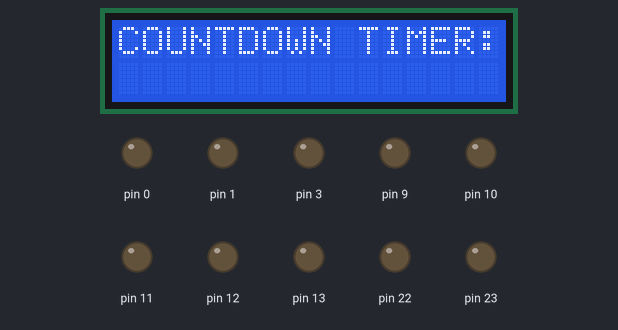
Recording of a sketch running on a simulated Arduino Uno, built with avr-gcc and run on an emulated ATmega328P. Parts: 16×2 character LCD, output pins drawn as LEDs (lit = HIGH). Wiring (inferred from the signals the program sends): character LCD (HD44780): RS pin 2; E pin 8; data pin 4, pin 5, pin 6, pin 7. Pins used as bus, display or sensor lines are not drawn.

Above: at 0.2 s.
At 8.1 s:
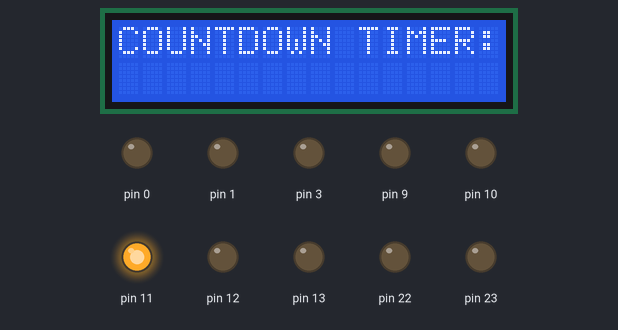
Timing chart, 0 to 130.0 s (numbered marks = the images above):
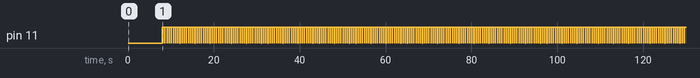

The sketch:

part4.ino
```cpp
int counter = 9;//counter variable

void initLCD();
void sendChar(unsigned char data);
void sendCMD(unsigned char data);
void waitMicros(int time);
void waitMillis(int time);
void triggerEnable();
void display_time();
void display_number(unsigned char num);

void setup()
{
  DDRB = 255;//direction of b port is output
  DDRD = 255;//direction of d port is output

  //set timer1 interrupt at 1Hz
  TCCR1A = 0;// set entire TCCR1A register to 0
  TCCR1B = 0;// same for TCCR1B
  TCNT1  = 0;//initialize counter value to 0
  // set compare match register for 1hz increments
  OCR1A = 15624;// = (16*10^6) / (1*1024) - 1 (must be <65536)
  // turn on CTC mode
  TCCR1B |= (1 << WGM12);
  // Set CS12 and CS10 bits for 1024 prescaler
  TCCR1B |= (1 << CS12) | (1 << CS10);
  // enable timer compare interrupt
  TIMSK1 |= (1 << OCIE1A);
}

void loop()
{
  if(millis()%500==0)
  {
    initLCD();
    //COUNTDOWN TIMER:
    //C
    sendChar(0b0100);
    sendChar(0b0011);
    //O
    sendChar(0b0100);
    sendChar(0b1111);
    //U
    sendChar(0b0101);
    sendChar(0b0101);
    //N
    sendChar(0b0100);
    sendChar(0b1110);
    //T
    sendChar(0b0101);
    sendChar(0b0100);
    //D
    sendChar(0b0100);
    sendChar(0b0100);
    //O
    sendChar(0b0100);
    sendChar(0b1111);
    //W
    sendChar(0b0101);
    sendChar(0b0111);
    //N
    sendChar(0b0100);
    sendChar(0b1110);
    //space
    sendChar(0b0010);
    sendChar(0b0000);
    //T
    sendChar(0b0101);
    sendChar(0b0100);
    //I
    sendChar(0b0100);
    sendChar(0b1001);
    //M
    sendChar(0b0100);
    sendChar(0b1101);
    //E
    sendChar(0b0100);
    sendChar(0b0101);
    //R
    sendChar(0b0101);
    sendChar(0b0010);
    //:
    sendChar(0b0011);
    sendChar(0b1010);

    //newline
    sendCMD(0b1010);
    sendCMD(0b1000);

    display_time();//display time on lcd display
  }

  if(!counter)//send signal to piezo when counter = 0
  {
    PORTB = 8;
  }
}

void initLCD()
{
  PORTD= PORTD&B11110011; //Clear RS and R/W
  waitMillis(100);  //Wait 100 ms

  PORTD= (PORTD&B00001111)|B00110000; //Special case of 'Function Set'
  triggerEnable();		//Send Enable Signal
  waitMillis(5);   //Wait 5ms

  PORTD= (PORTD&B00001111)|B00110000; //Special case of 'Function Set'
  triggerEnable();		//Send Enable Signal
  waitMicros(150);

  PORTD= (PORTD&B00001111)|B00110000; //Function set, Interface is 8 bit longs
  triggerEnable();		//Send Enable Signal
  waitMicros(150);

  PORTD= (PORTD&B00001111)|B00100000; //Initial 'Function Set' to change interface
  triggerEnable();		//Send Enable Signal
  waitMicros(150);

  PORTD= (PORTD&B00001111)|B00100000; //'Function Set' DL=0 // Dataline 8bits
  triggerEnable();		//Send Enable Signal
  PORTD= (PORTD&B00001111)|B10000000; //'Function Set' N=1 //2 lines
 									  // F =0 5x8 dots
  triggerEnable();		//Send Enable Signal
  waitMicros(55);

  PORTD= (PORTD&B00001111); //Dısplay On Of control
  triggerEnable();		//Send Enable Signal
  PORTD= (PORTD&B00001111)|B10000000;
  triggerEnable();		//Send Enable Signal
  waitMicros(55);

  PORTD= (PORTD&B00001111); //Clear display
  triggerEnable();		//Send Enable Signal
  PORTD= (PORTD&B00001111)|B00010000;
  triggerEnable();		//Send Enable Signal
  waitMillis(5);

  PORTD= (PORTD&B00001111); //Entry mode set
  triggerEnable();		//Send Enable Signal
  PORTD= (PORTD&B00001111)|B01100000; //ID=1 Increment, S=0
  triggerEnable();		//Send Enable Signal
  waitMicros(55);

  PORTD= (PORTD&B00001111); //Dısplay On Of control
  triggerEnable();		//Send Enable Signal
  PORTD= (PORTD&B00001111)|B11100000; //Display =1
  								      //Cursor =1
  									  //Blink cursor=0
  triggerEnable();		//Send Enable Signal
  waitMicros(55);
}


void sendChar(unsigned char data)
{
  PORTD = 0b00000100 | (data << 4);//rs = 1 and data is shifted 4 bits because of db4-db7 pins of lcd
  triggerEnable();//enable lcd
  waitMicros(55);//55 us delay
}

void sendCMD(unsigned char data)
{
  PORTD = 0b00000000 | (data << 4);//rs = 1 and data is shifted 4 bits because of db4-db7 pins of lcd
  triggerEnable();//enable lcd
  waitMicros(55);//55 us delay
}

void waitMicros(int time)
{
  long start_time=micros();
  while(micros()-start_time < time);
}

void waitMillis(int time)
{
  long start_time=millis();
  while(millis()-start_time < time);
}

void triggerEnable()//enable wait then disable lcd
{
  PORTB = 1;
  waitMicros(50);
  PORTB = 0;
}

ISR(TIMER1_COMPA_vect)//decrement counter once per second
{
  if(counter)//decrement if countdown hasnt ended
    counter--;
}

void display_time()//display time in hh:mm:ss
{
  int hour = counter / 3600;//hour of counter
  int minute = (counter % 3600) / 60;//minute of counter
  int second = counter % 60;//second of counter

  display_number(hour/10);//tens digit of hour
  display_number(hour%10);//ones digit of hour

  sendChar(0b0011);//':' character
  sendChar(0b1010);

  display_number(minute/10);//tens digit of minute
  display_number(minute%10);//ones digit of minute

  sendChar(0b0011);//':' character
  sendChar(0b1010);

  display_number(second/10);//tens digit of second
  display_number(second%10);//ones digit of second
}

void display_number(unsigned char num)//display digits 0-9
{
  sendChar(0b0011);//upper 4 bits are same for digits
  sendChar(num);//lower 4 bits are number in binary
}
```
